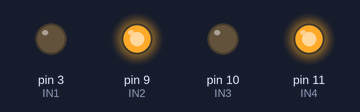
Recording of a sketch running on a simulated Arduino Uno, built with avr-gcc and run on an emulated ATmega328P. Parts: output pins drawn as LEDs (lit = HIGH).

Above: at 0.1 s.
Timing chart, 0 to 1.6 s (numbered marks = the images above):
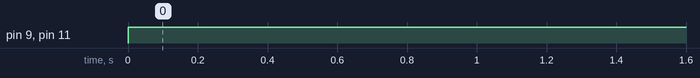

The sketch:

sketch_dec10a.ino
```cpp
#define IN1	3
#define IN2	9
#define IN3	10
#define IN4	11

void setup()
{
	pinMode(IN1, OUTPUT);
	pinMode(IN2, OUTPUT);
	pinMode(IN3, OUTPUT);
	pinMode(IN4, OUTPUT);
}

void Stop(){
	digitalWrite(IN1, LOW);
	digitalWrite(IN2, LOW);
	digitalWrite(IN3, LOW);
	digitalWrite(IN4, LOW);
}

void goAhead(){
	digitalWrite(IN1, LOW);
	analogWrite(IN2, 1023);
  digitalWrite(IN3, LOW);
	analogWrite(IN4, 1023);
}

void goBack(){
	analogWrite(IN1, 255);
	analogWrite(IN2, LOW);
  analogWrite(IN3, 255);
	analogWrite(IN4, LOW);
}

void goRight(){
  analogWrite(IN1, 255);
  analogWrite(IN2, LOW);
  analogWrite(IN3, LOW);
  analogWrite(IN4, 255);
}

void goLeft(){
  analogWrite(IN1, LOW);
  analogWrite(IN2, 255);
  analogWrite(IN3, 255);
  analogWrite(IN4, LOW);
}

void loop()
{
	goAhead();
	delay(1000);

  //Stop();
  delay(1000);
}
```

Measured:
- by itself, pin 9 (IN2), pin 11 (IN4): LOW → HIGH at 0.00 s
